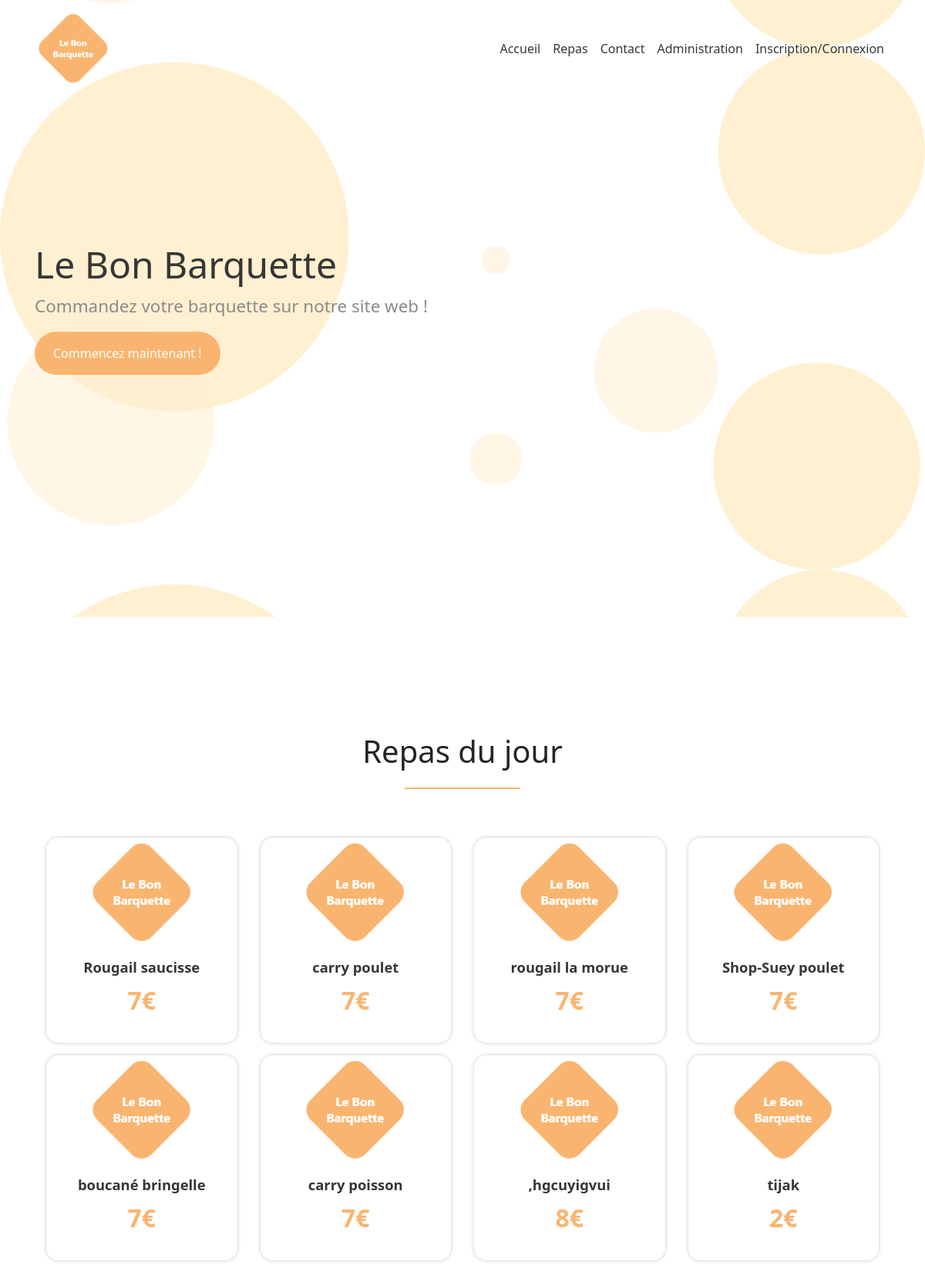
The page / on the database its author committed.
### tables this page shows
CREATE TABLE IF NOT EXISTS `plats` (
  `id` int(11) NOT NULL AUTO_INCREMENT,
  `nom` varchar(80) NOT NULL,
  `detail` longtext NOT NULL,
  `photo` longtext NOT NULL,
  `prix` double NOT NULL,
  PRIMARY KEY (`id`)
);

### classes/Plats.php (called while the page is built, shortened)
<?php
class Plats
{
    private $id;
    private $nom;
    private $prix;
    public function getId()
    {
        return $this->id;
    }
    public function getNom()
    {
        return $this->nom;
    }
    public function getPrix()
    {
        return $this->prix;
    }
}

### index.php (the view, shortened to what this page needs)
<?php
include_once('header.php');
include_once('classes/Plats.php');
$db =new PDO("mysql:host=127.0.0.1;dbname=lebonbarquette","root","",array(PDO::MYSQL_ATTR_INIT_COMMAND => "SET NAMES utf8") );
$requete=$db->prepare("select * from plats");
$requete->setFetchMode(PDO::FETCH_CLASS,'Plats');
$requete->execute();
$repas=$requete->fetchAll();
?>
<section class="hero-section">
    <div class="container">
        <div class="row">
            <div class="col-md-7">
                <h1>Le Bon Barquette</h1>
                <p>Commandez votre barquette sur notre
                    site web !</p>
                <button class='btn-barq-primary'>
                    Commencez maintenant !
                </button>
            </div>
        </div>
    </div>
</section>
<section class="section-repas">
    <div class="container">
        <h1 class="text-center">Repas du jour</h1>
        <div class="d-flex justify-content-center">
            <div class="divider"></div>
        </div>
        <div class="repas mt-5">
            <div class="container">
                <div class="row">
                    <?php foreach($repas as $plats){ ?>
                    <div class="col-md-3 mb-3">
                        <a href="admin/plat/details.php?id=<?php echo $plats->getId(); ?>">
                            <div class="barq-card">
                                <div class="barq-card-img">
                                    <img src="img/logo.png" class="img-fluid" alt="">
                                </div>
                                <div class="barq-card-body">
                                    <a href="admin/plat/details.php?id=<?php echo $plats->getId(); ?>" class="barq-link">
                                        <h4><?php echo $plats->getNom(); ?></h4>
                                    </a>
                                    <p class="price"><?php echo $plats->getPrix()."€";?></p>
                                </div>
                            </div>
                        </a>
                    </div>
                    <?php } ?>
                </div>
            </div>
        </div>
    </div>
</section>
<?php include_once('footer.php') ?>

### css/style.css (style rules this page uses)
* { font-family: 'Segoe UI', sans-serif; }
.hero-section { background: url("../img//bg.png") center center; height: 100vh; object-fit: contain; display: flex; align-items: center; background-size: contain; }
.hero-section h1 { color: #363636; font-size: 3rem; }
.hero-section p { color: rgba(138, 138, 138, 1); font-size: 1.4rem; }
.btn-barq-primary { background-color: #f9b570; padding: 1rem 1.5rem; border: none; border-radius: 50px; color: white; transition: all cubic-bezier(0.075, 0.82, 0.165, 1) 2s; }
.section-repas { padding-top: 150px; padding-bottom: 150px; }
.divider { height: 2px; background-color: #f9b570; width: 150px; margin-top: 15px; margin-bottom: 15px; }
.barq-card { background-color: white; -webkit-box-shadow: 0px 0px 5px 0px rgba(199, 199, 199, 1); -moz-box-shadow: 0px 0px 5px 0px rgba(199, 199, 199, 1); box-shadow: 0px 0px 5px 0px rgba(199, 199, 199, 1); border-radius: 16px; }
.barq-card-img { display: flex; justify-content: center; align-items: center; overflow: hidden; }
.barq-card-body { padding:15px; }
.barq-card-body h4 { font-size: 1.15rem; font-weight: bold; text-align: center; }
.barq-card-body .price { text-align: center; font-size: 2rem; font-weight: bold; color :#f9b570; }
.barq-link { color:#363636; transition: all cubic-bezier(0.175, 0.885, 0.32, 1.275) .3s; text-decoration: none; }

### rows shown on the page
plats: nom "Rougail saucisse", prix "7"
plats: nom "carry poulet", prix "7"
plats: nom "rougail la morue", prix "7"
plats: nom "Shop-Suey poulet", prix "7"
plats: nom "boucané bringelle", prix "7"
plats: nom "carry poisson", prix "7"
plats: nom ",hgcuyigvui", prix "8"
plats: nom "tijak", prix "2"
